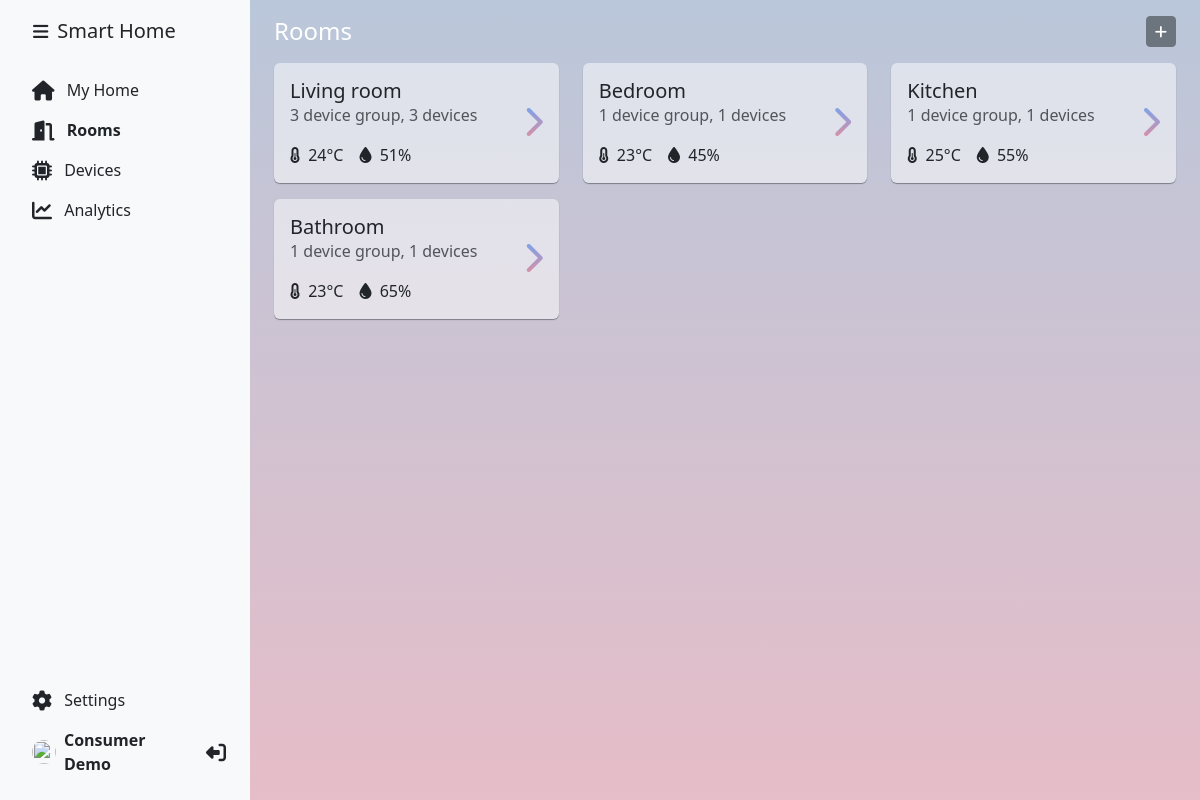
/rooms.php (signed in), run on the app's committed database.
### tables this page shows
CREATE TABLE rooms (
    id INT NOT NULL AUTO_INCREMENT,
    name VARCHAR(255) NOT NULL,
    user_id INT NOT NULL,
    data text NOT NULL DEFAULT '{}',
    PRIMARY KEY (id)
);

### rooms.php (the view, shortened to what this page needs)
<?php
require_once 'dbconfig.php';
$user_id = intval($_SESSION['user']);
?>
<!DOCTYPE html>
<html lang="en">
<head>
    <link href="https://cdn.jsdelivr.net/npm/bootstrap@5.3.0/dist/css/bootstrap.min.css" rel="stylesheet"
>
    <link rel="stylesheet" href="https://cdnjs.cloudflare.com/ajax/libs/font-awesome/6.4.0/css/all.min.css"
 />
    <link href="css/app.css" rel="stylesheet">
</head>
<body <?php if(isset($_COOKIE['sidebar-toggle']) && $_COOKIE['sidebar-toggle'] == '1') { echo ' class="sidebar-toggle"'; } ?>>
    <main class="d-flex flex-nowrap">
        <?php include 'components/sidebar.php';?>
        <div class="d-flex flex-fill p-3 px-md-4 px-sm-2 mw-100">
            <div class="rooms w-100">
                <div class="d-flex align-items-center mb-3">
                    <h4 class="flex-grow-1 mr-2 mb-0 text-white">Rooms</h4>
                    <button class="btn btn-secondary btn-sm ms-auto" data-bs-toggle="modal"
                        data-bs-target="#addRoomModal">
                        <i class="fas fa-plus"></i>
                    </button>
                </div>
                <div class="row">
                    <?php
                    $stmt = $db->prepare("SELECT * FROM rooms WHERE user_id = ?");
                    $stmt->execute([$user_id]);
                    $rooms = $stmt->fetchAll(PDO::FETCH_ASSOC);
                    foreach ($rooms as $room) {
                        $stmt = $db->prepare("SELECT * FROM devices WHERE room_id = ?");
                        $stmt->execute([$room['id']]);
                        $devices = $stmt->fetchAll(PDO::FETCH_ASSOC);
                        $data = json_decode($room['data'], true);
                        $usedDevices = [];
                        foreach ($devices as $device) {
                            $usedDevices[] = $device['type'];
                        }
                        ?>
                    <div class="col-md-6 col-lg-4 mb-3">
                        <a href="room.php?id=<?php echo $room['id']; ?>" class="d-flex flex-column p-3 rounded text-dark text-decoration-none bg-white-50 mw-100 h-100 box-shadow">
                            <div class="d-flex align-items-center">
                                <div class="flex-grow-1">
                                    <div class="d-flex">
                                        <h5 class="mb-0"><?php echo $room['name']; ?></h5>
                                    </div>
                                    <p class="text-muted"><?php echo count($usedDevices); ?> device group, <?php echo count($devices); ?> devices</p>
                                    <div class="d-flex flex-row mt-auto">
                                        <?php if (isset($data['temperature']) && isset($data['temperature_status']) && $data['temperature_status'] == '1') { ?>
                                        <div class="me-3">
                                            <i class="fas fa-thermometer-half me-1"></i>
                                            <span><?php echo $data['temperature']; ?>°C</span>
                                        </div>
                                        <?php
                                        }
                                        if (isset($data['humidity']) && isset($data['humidity_status']) && $data['humidity_status'] == '1') {
                                        ?>
                                        <div class="me-3">
                                            <i class="fas fa-tint me-1"></i>
                                            <span><?php echo $data['humidity']; ?>%</span>
                                        </div>
                                        <?php
                                        }
                                        ?>
                                    </div>
                                </div>
                                <div class="ms-3">
                                    <i class="fas fa-chevron-right fa-2x text-secondary text-sh"></i>
                                </div>
                            </div>
                        </a>
                    </div>
                    <?php } ?>
                </div>
            </div>
        </div>
    </main>
</body>
</html>

### css/app.css (style rules this page uses)
body { min-height: 100vh; background: #b1bccf; }
html { min-height: 100vh; }
main { padding-left: 250px; min-height: 100vh; max-width: 100%; background: #b1bccf; background: linear-gradient(#bac7da, #e6bdc8); overflow-x: hidden; }
.btn { cursor: pointer; }
.text-sh { background: linear-gradient(#78a3ec, #db8fa4); background-clip: text; -webkit-background-clip: text; -webkit-text-fill-color: transparent; }
.bg-white-50 { background-color: rgba(255, 255, 255, 0.5) !important; }
.mw-100 { max-width: 100% !important; }
.box-shadow { -webkit-box-shadow: 0 1px 1px rgba(72, 78, 85, .6); box-shadow: 0 1px 1px rgba(72, 78, 85, .6); -webkit-transition: all .2s ease-out; -moz-transition: all .2s ease-out; -ms-transition: all .2s ease-out; -o-transition: all .2s ease-out; transition: all .2s ease-out; }

### data on the page
rooms: name "Living room", count($usedDevices) "3", count($devices) "3", data "24", data "51"
rooms: name "Bedroom", count($usedDevices) "1", count($devices) "1", data "23", data "45"
rooms: name "Kitchen", count($usedDevices) "1", count($devices) "1", data "25", data "55"
rooms: name "Bathroom", count($usedDevices) "1", count($devices) "1", data "23", data "65"

### other printed values
$name "Smart Home"
$_SESSION['name'] "Consumer Demo"
